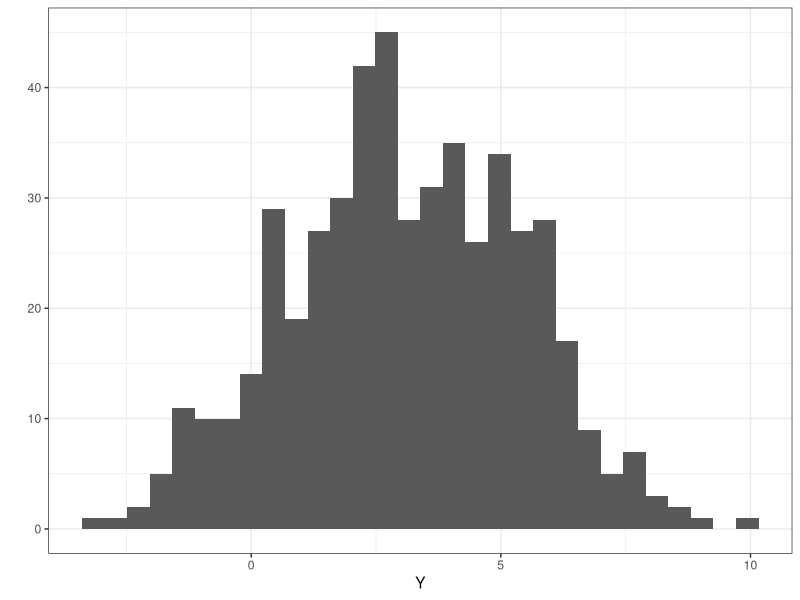
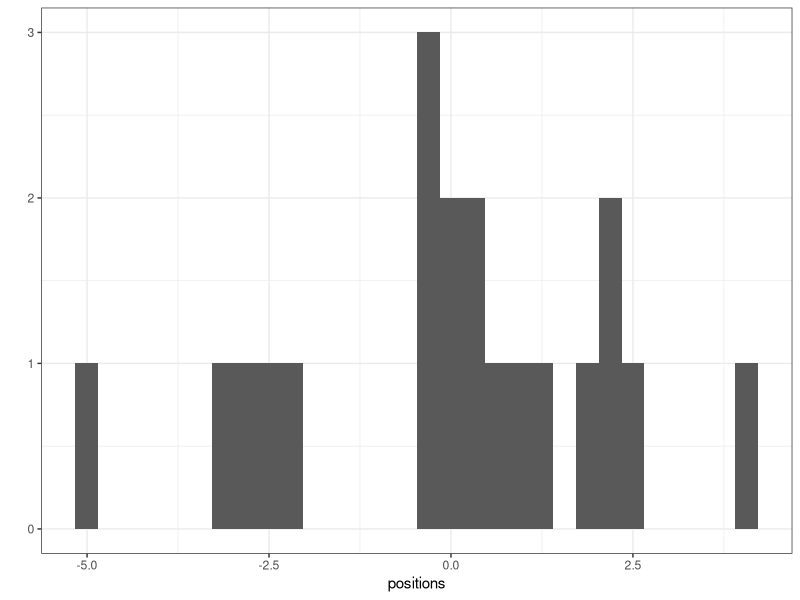
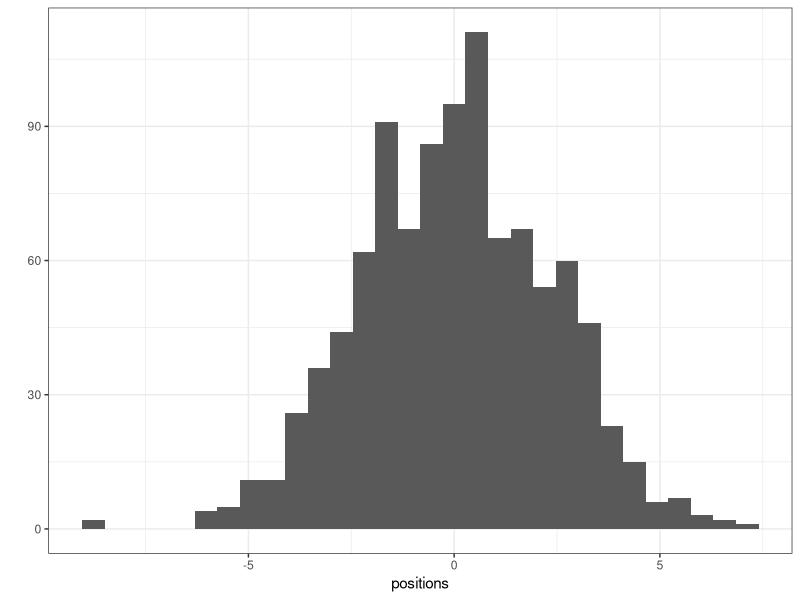
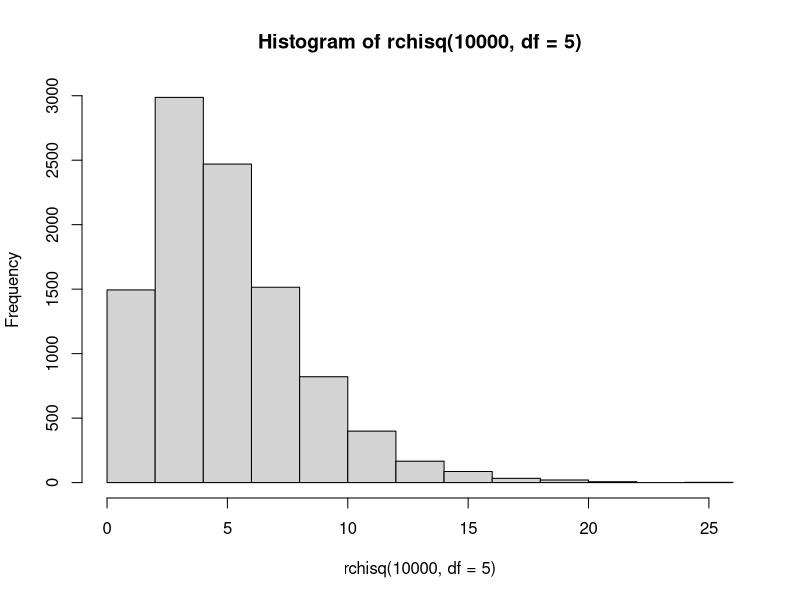
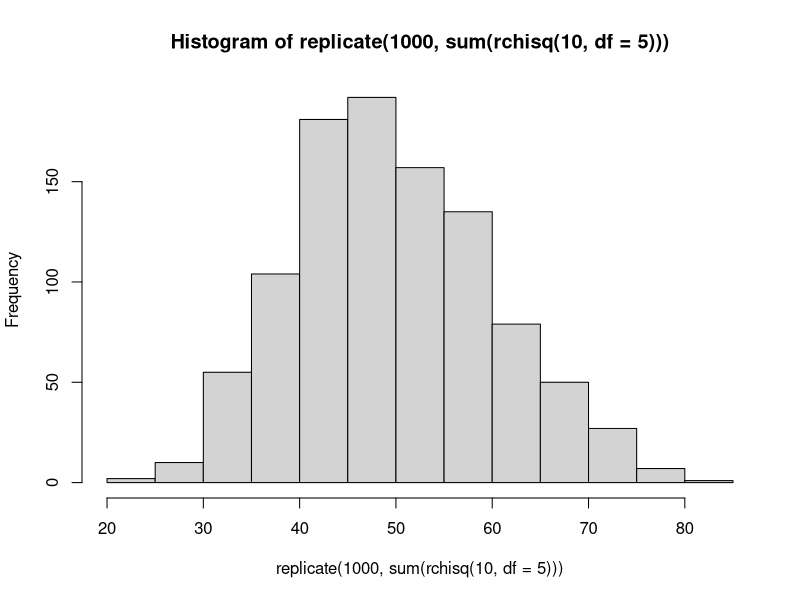
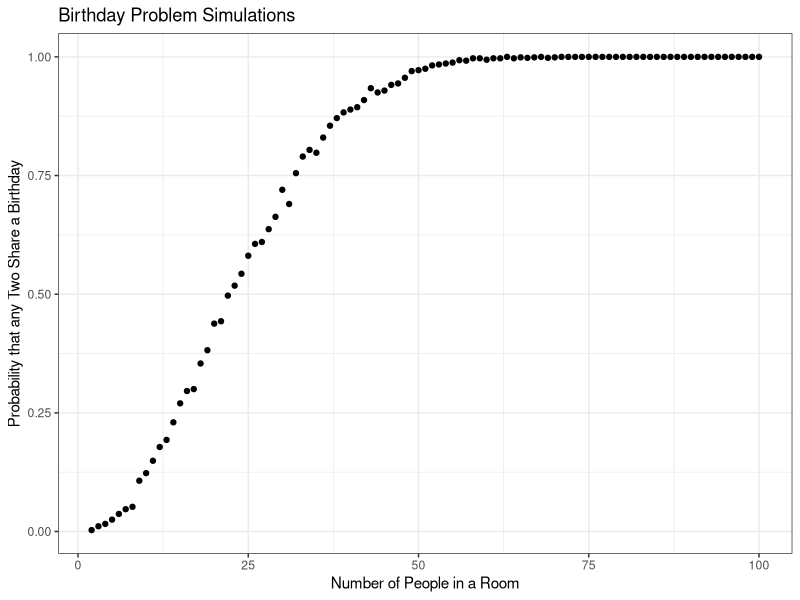

Recreate these plots in R, in order. (Note: this script raises an error after producing the figures.)
## ---- chunk 1
# DGP for OLS
library(ggplot2)
n <- 500
X1 <- rnorm(n)
X2 <- rnorm(n)
b0 <- 3
b1 <- -2
b2 <- 0.5
Y <- b0 + b1*X1 + b2*X2 + rnorm(n)
qplot(Y, geom = "histogram") + theme_bw()

## ---- chunk 2
sum(runif(16, -1, 1))
## ---- chunk 3
library(ggplot2)
positions <- replicate(20, sum(runif(16, -1, 1)))
qplot(positions, geom = "histogram") + theme_bw()
## ---- chunk 4
library(ggplot2)
positions <- replicate(1000, sum(runif(16, -1, 1)))
qplot(positions, geom = "histogram") + theme_bw()
## ---- chunk 5
hist(rchisq(10000, df = 5))
hist(replicate(1000, sum(rchisq(10, df = 5))))
## ---- chunk 6
library(ggplot2)
library(data.table)
birthday_problem <- function(npeople,  
  seed = sample.int(.Machine$integer.max, 1))
{
  days <- seq(1, 365, 1)
  room <- sample(days, npeople, replace = TRUE)
  ifelse(length(unique(room)) < npeople, 1, 0)
}
#birthday_problem(npeople = 24)

simulate_birthday_problem <- function(nsims, npeople)
{
  sum(replicate(nsims, birthday_problem(npeople = npeople)))/nsims
}
simulate_birthday_problem(nsims = 1000, npeople = 24)
## ---- chunk 7
bday_probs <- sapply(seq(2, 100, 1), simulate_birthday_problem, nsims = 1000)
plot_data <- data.table(number_of_people_in_room = seq(2, 100, 1),
  probability_of_two_sharing_bday = bday_probs)
ggplot(plot_data, aes(x = number_of_people_in_room, 
  y = probability_of_two_sharing_bday)) +
  geom_point() + theme_bw() +
  ggtitle("Birthday Problem Simulations") +
  xlab("Number of People in a Room") +
  ylab("Probability that any Two Share a Birthday")
## ---- chunk 8
test_ols <- function(n, b0, b1, b2, seed = 
  sample(.Machine$integer.max, 1))
{
  x1 <- rnorm(n)
  x2 <- rnorm(n)
  y <- b0 + b1 * x1 + b2 * x2 + rnorm(n, 0, 1)
  coef(lm(y ~ x1 + x2))
}
test_ols(n = 100, b0 = 3, b1 = -2, b2 = 0.5)
simulations <- t(replicate(1000, test_ols(n = 1000, b0 = 3, b1 = -2, b2 = 0.5)))
plot_data <- melt(simulations)
real_answer_data <- data.frame(v1 = c(3, -2, 0.5), 
  Var2 = levels(plot_data$Var2))
ggplot(plot_data, aes(value)) + geom_histogram() + 
  facet_grid(~ Var2, scales = "free") +
  geom_vline(aes(xintercept = v1), data = real_answer_data) + theme_bw()

